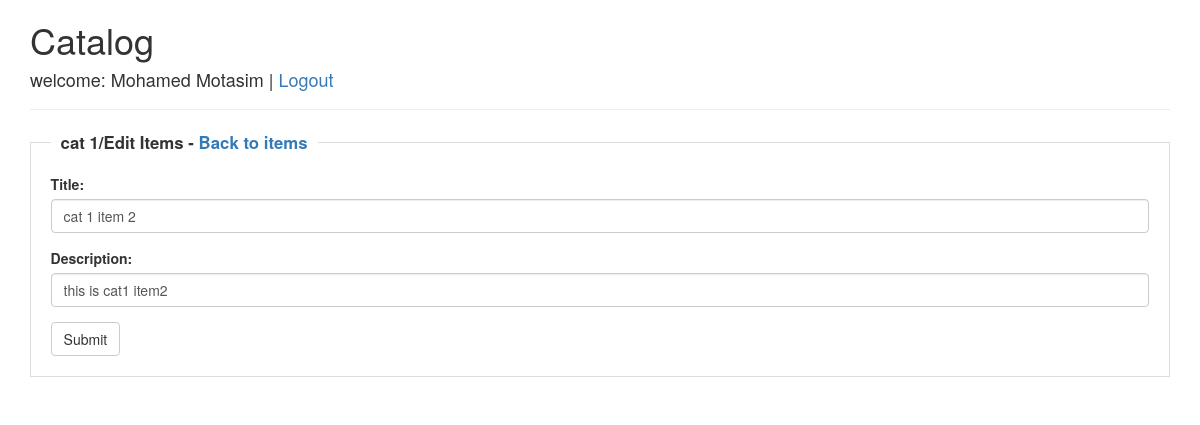
Screenshot of /EditItem/1 (signed in) with the database file from the repository.
### database_setup.py (models this page shows, shortened)
class Categorie(Base):
    __tablename__ = "categorie"
    id = Column(Integer, primary_key=True)
    name = Column(String(50), unique=True, nullable=False)
    created_by = Column(Integer, nullable=False)

class Item(Base):
    __tablename__ = "item"
    id = Column(Integer, primary_key=True)
    name = Column(String(50), nullable=False)
    description = Column(String(200), nullable=False)
    categorie_id = Column(Integer, ForeignKey('categorie.id'))
    categorie = relationship(Categorie)

### web_server.py (the view, shortened to what this page needs)
@app.route('/EditItem/<int:item_id>', methods=['GET','POST'])
def EditItem(item_id):
    if not session.get('UserId'):
        return redirect(url_for('Login'))
    if request.method == 'GET':
        item = dbsession.query(Item).filter_by(id=item_id).one()
        return render_template('EditItem.html', item=item)

### templates/EditItem.html (shortened to what this page needs)
<html>
<head>
  <link rel="stylesheet" href="https://maxcdn.bootstrapcdn.com/bootstrap/3.3.7/css/bootstrap.min.css">
</head>
<body>
<div class="container">
<h1>Catalog</h1>
<h4>welcome: {{session['Name']}} | <a href="/Logout">Logout</a></h4>
<hr />
  <form id="item" action="" method="post">
  <fieldset class="scheduler-border">
    <legend class="scheduler-border">{{item.categorie.name}}/Edit Items - <a href="/NewItem/{{item.categori_id}}">Back to items</a></legend>
    <div class="form-group">
      <label for="itemname">Title:</label>
      <input type="text" tabindex="1" name="itemname" class="form-control" maxlength="50" value="{{item.name}}" required>
    </div>
    <div class="form-group">
      <label for="description">Description:</label>
      <input type="text" tabindex="2" name="item_description" class="form-control" maxlength="200" value="{{item.description}}" required>
    </div>
    <button type="submit" class="btn btn-default">Submit</button>
    </fieldset>
  </form>
  </body>
</html>

### templates/EditItem.html (style rules this page uses)
fieldset.scheduler-border { border: 1px groove #ddd !important; padding: 0 1.4em 1.4em 1.4em !important; margin: 0 0 1.5em 0 !important; -webkit-box-shadow: 0px 0px 0px 0px #000; box-shadow: 0px 0px 0px 0px #000; }
legend.scheduler-border { font-size: 1.2em !important; font-weight: bold !important; text-align: left !important; width:auto; padding:0 10px; border-bottom:none; }

### rows the page displays
Categorie: categorie.name "cat 1"
Item: itemname "cat 1 item 2", item_description "this is cat1 item2"

### other values shown
{{ session['Name'] }} "Mohamed Motasim"
